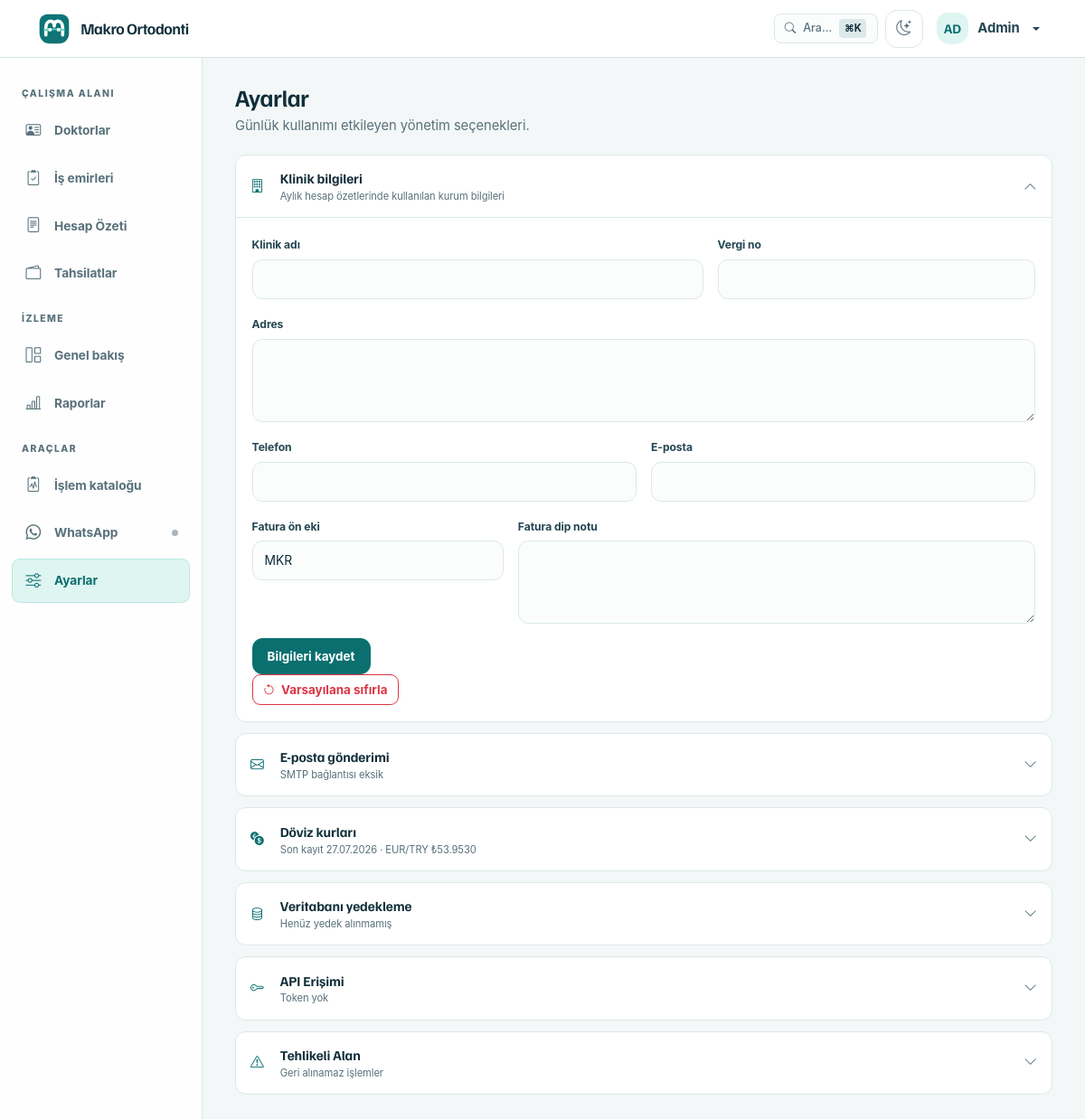
/settings/ (signed in), run on an earlier commit of the app's database.
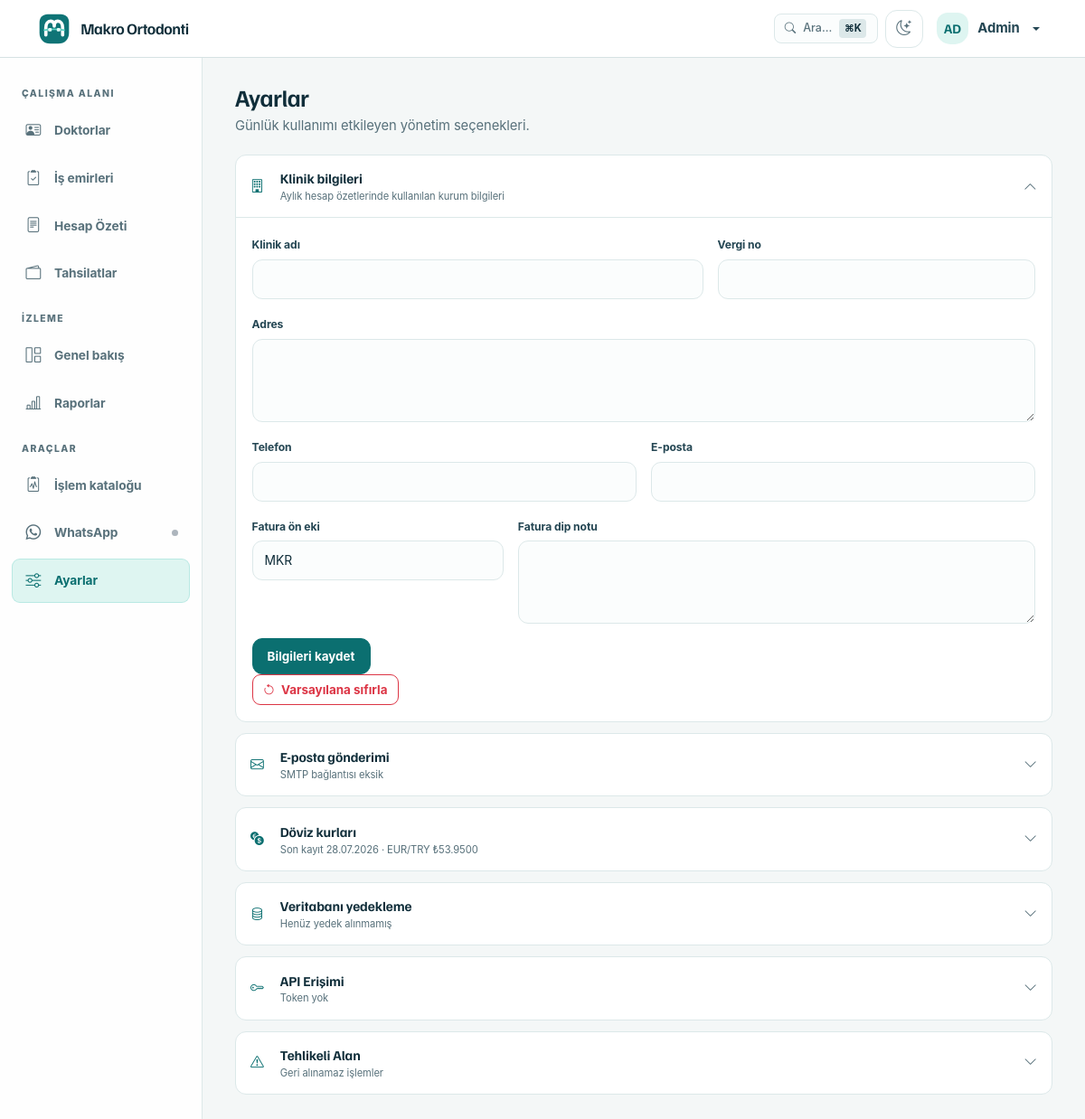
And on a later commit of the database.
### app/models/models.py (models this page shows, shortened)
class ExchangeRate(Base, TimestampMixin):
    __tablename__ = "exchange_rates"
    id: Mapped[int] = mapped_column(Integer, primary_key=True, autoincrement=True)
    rate_date: Mapped[date] = mapped_column(nullable=False, index=True)
    eur_to_try: Mapped[Decimal] = mapped_column(Numeric(12, 4), nullable=False)
    usd_to_try: Mapped[Decimal] = mapped_column(Numeric(12, 4), nullable=True)
    source: Mapped[str] = mapped_column(String(50), default="ecb", nullable=False)
    __table_args__ = (
        UniqueConstraint("rate_date", "source", name="uq_exchange_rate_date_source"),
    )

### app/routes/settings.py (the view)
@settings_bp.route("/")
@login_required
@permissions_required("settings.manage")
def index():
    settings = db.session.execute(db.select(Settings)).scalars().all()
    settings_dict = {s.key: s.value for s in settings}
    exchange_rates = db.session.execute(
        db.select(ExchangeRate).order_by(ExchangeRate.rate_date.desc()).limit(30)
    ).scalars().all()
    smtp_password_configured = bool(settings_dict.get("smtp_password"))
    from app.services.backup_service import list_backups
    backups = list_backups()
    return render_template(
        "settings/index.html",
        settings=settings_dict,
        smtp_password_configured=smtp_password_configured,
        exchange_rates=exchange_rates,
        today=date.today(),
        backups=backups,
        api_token_configured=bool(current_user.api_token_hash),
    )

### app/__init__.py (called while the page is built, shortened)
def _get_cached_setting(key: str, default: str = "") -> str:
    now = time.monotonic()
    cached = _settings_cache.get(key)
    if cached and (now - cached[0]) < _SETTINGS_CACHE_TTL:
        return cached[1]

### app/authz.py (called while the page is built)
def has_permission(user, permission: str) -> bool:
    permissions = ROLE_PERMISSIONS.get(getattr(user, "role", None), frozenset())
    return "*" in permissions or permission in permissions

def permissions_required(*permissions: str):
    def decorator(view_func):
        @wraps(view_func)
        def wrapped(*args, **kwargs):
            if not current_user.is_authenticated:
                return redirect(url_for("auth.login"))
            if not all(has_permission(current_user, permission) for permission in permissions):
                flash("Bu işlem için yetkiniz bulunmuyor.", "danger")
                return redirect(url_for("dashboard.index"))
            return view_func(*args, **kwargs)
        return wrapped
    return decorator

### app/services/backup_service.py (called while the page is built)
def _data_dir() -> Path:
    return Path(__file__).resolve().parent.parent.parent / "data"

def _backup_dir() -> Path:
    d = _data_dir() / "backups"
    d.mkdir(parents=True, exist_ok=True)
    return d

### app/templates/settings/index.html (shortened to what the changed rows need)
{% extends "base.html" %}
{% block content %}
<header class="workspace-header"><div><h1>Ayarlar</h1><p>Günlük kullanımı etkileyen yönetim seçenekleri.</p></div></header>
<div class="settings-stack">
    <details class="disclosure-panel">
        <summary><span><i class="bi bi-currency-exchange" aria-hidden="true"></i><strong>Döviz kurları</strong><small>{% if exchange_rates %}Son kayıt {{ exchange_rates[0].rate_date.strftime('%d.%m.%Y') }} · EUR/TRY ₺{{ "{:,.4f}".format(exchange_rates[0].eur_to_try) }}{% else %}Kur kaydı yok{% endif %}</small></span><i class="bi bi-chevron-down disclosure-chevron" aria-hidden="true"></i></summary>
    </details>
</div>
{% endblock %}

What changed in the data, as far as the page shows it:
changed ExchangeRate: rate_date "27.07.2026" → "28.07.2026"; eur_to_try "53.9530" → "53.9500"
